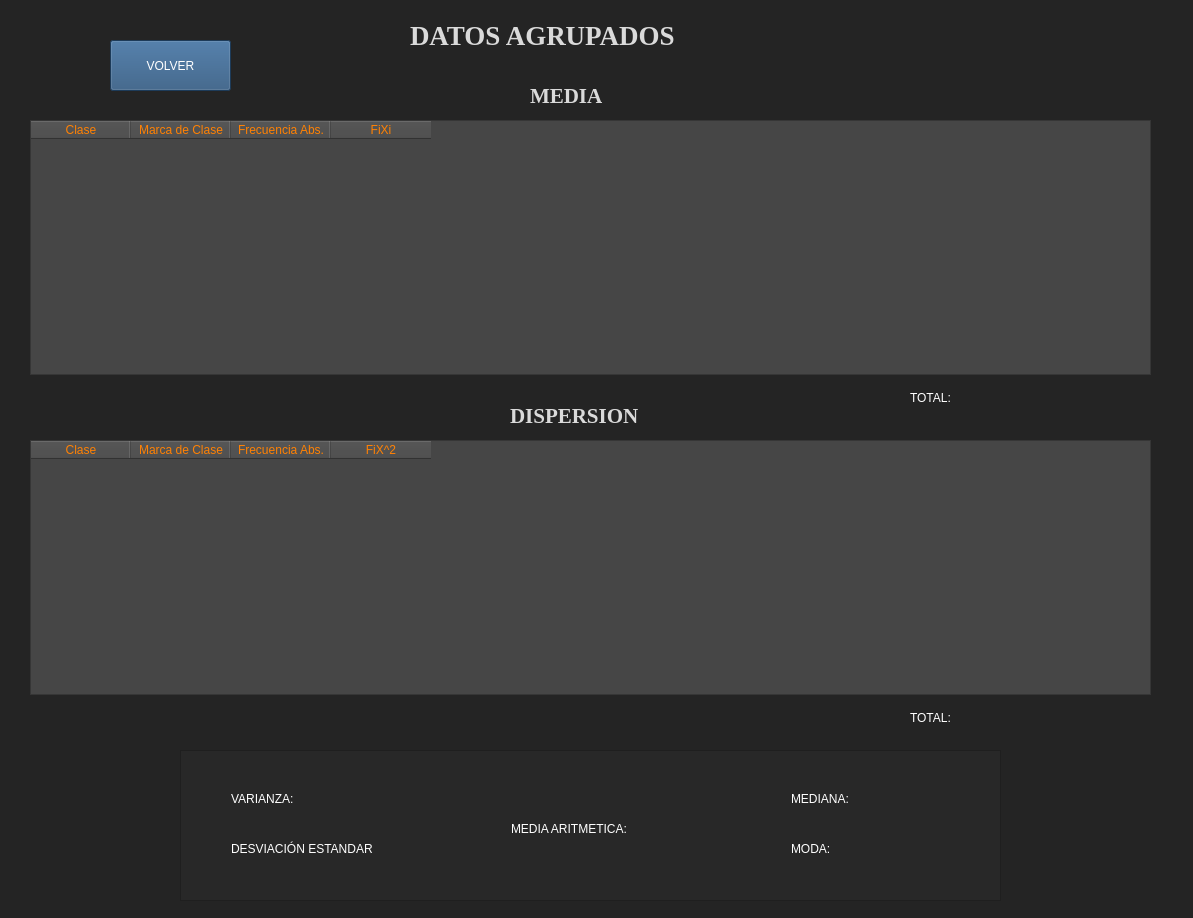
<?xml version="1.0" encoding="UTF-8"?>
<ui version="4.0">
 <class>Form</class>
 <widget class="QWidget" name="Form">
  <property name="geometry">
   <rect>
    <x>0</x>
    <y>0</y>
    <width>1193</width>
    <height>918</height>
   </rect>
  </property>
  <property name="windowTitle">
   <string>Form</string>
  </property>
  <property name="styleSheet">
   <string notr="true">background-color: rgb(36, 36, 36);</string>
  </property>
  <widget class="QTableWidget" name="tableView_Media">
   <property name="geometry">
    <rect>
     <x>30</x>
     <y>120</y>
     <width>1121</width>
     <height>255</height>
    </rect>
   </property>
   <property name="styleSheet">
    <string notr="true">color: rgb(255, 129, 3);
font: 75 8pt &quot;MS Shell Dlg 2&quot;;
background-color: rgb(70, 70, 70);
text-align: center;</string>
   </property>
   <column>
    <property name="text">
     <string>Clase</string>
    </property>
   </column>
   <column>
    <property name="text">
     <string>Marca de Clase</string>
    </property>
   </column>
   <column>
    <property name="text">
     <string>Frecuencia Abs.</string>
    </property>
   </column>
   <column>
    <property name="text">
     <string>FiXi</string>
    </property>
   </column>
  </widget>
  <widget class="QLabel" name="calculos_2">
   <property name="geometry">
    <rect>
     <x>410</x>
     <y>20</y>
     <width>331</width>
     <height>31</height>
    </rect>
   </property>
   <property name="font">
    <font>
     <family>Times New Roman</family>
     <pointsize>20</pointsize>
     <weight>75</weight>
     <bold>true</bold>
    </font>
   </property>
   <property name="styleSheet">
    <string notr="true">color: rgb(218, 218, 218);</string>
   </property>
   <property name="text">
    <string>DATOS AGRUPADOS</string>
   </property>
  </widget>
  <widget class="QTableWidget" name="tableView_Dispersion">
   <property name="geometry">
    <rect>
     <x>30</x>
     <y>440</y>
     <width>1121</width>
     <height>255</height>
    </rect>
   </property>
   <property name="styleSheet">
    <string notr="true">color: rgb(255, 129, 3);
font: 75 8pt &quot;MS Shell Dlg 2&quot;;
background-color: rgb(70, 70, 70);
text-align: center;</string>
   </property>
   <column>
    <property name="text">
     <string>Clase</string>
    </property>
   </column>
   <column>
    <property name="text">
     <string>Marca de Clase</string>
    </property>
   </column>
   <column>
    <property name="text">
     <string>Frecuencia Abs.</string>
    </property>
   </column>
   <column>
    <property name="text">
     <string>FiX^2</string>
    </property>
   </column>
  </widget>
  <widget class="QLabel" name="calculos_3">
   <property name="geometry">
    <rect>
     <x>530</x>
     <y>80</y>
     <width>101</width>
     <height>31</height>
    </rect>
   </property>
   <property name="font">
    <font>
     <family>Times New Roman</family>
     <pointsize>16</pointsize>
     <weight>75</weight>
     <bold>true</bold>
    </font>
   </property>
   <property name="styleSheet">
    <string notr="true">color: rgb(218, 218, 218);</string>
   </property>
   <property name="text">
    <string>MEDIA</string>
   </property>
  </widget>
  <widget class="QLabel" name="calculos_4">
   <property name="geometry">
    <rect>
     <x>510</x>
     <y>400</y>
     <width>171</width>
     <height>31</height>
    </rect>
   </property>
   <property name="font">
    <font>
     <family>Times New Roman</family>
     <pointsize>16</pointsize>
     <weight>75</weight>
     <bold>true</bold>
    </font>
   </property>
   <property name="styleSheet">
    <string notr="true">color: rgb(218, 218, 218);</string>
   </property>
   <property name="text">
    <string>DISPERSION</string>
   </property>
  </widget>
  <widget class="QScrollArea" name="scrollArea_3">
   <property name="geometry">
    <rect>
     <x>180</x>
     <y>750</y>
     <width>821</width>
     <height>151</height>
    </rect>
   </property>
   <property name="styleSheet">
    <string notr="true">background-color: rgb(40, 40, 40);</string>
   </property>
   <property name="widgetResizable">
    <bool>true</bool>
   </property>
   <widget class="QWidget" name="ScrollContents_Calculos_2">
    <property name="geometry">
     <rect>
      <x>0</x>
      <y>0</y>
      <width>819</width>
      <height>149</height>
     </rect>
    </property>
    <widget class="QLabel" name="label_Varianza_Resultado_Agrupado">
     <property name="geometry">
      <rect>
       <x>130</x>
       <y>40</y>
       <width>55</width>
       <height>16</height>
      </rect>
     </property>
     <property name="styleSheet">
      <string notr="true">color: rgb(85, 85, 255);</string>
     </property>
     <property name="text">
      <string/>
     </property>
    </widget>
    <widget class="QLabel" name="label_Varianza_Agrupado">
     <property name="geometry">
      <rect>
       <x>50</x>
       <y>40</y>
       <width>71</width>
       <height>16</height>
      </rect>
     </property>
     <property name="styleSheet">
      <string notr="true">color: rgb(255, 255, 255);</string>
     </property>
     <property name="text">
      <string>VARIANZA:</string>
     </property>
    </widget>
    <widget class="QLabel" name="label_DesviacionEstandar_Resultado_Agrupado">
     <property name="geometry">
      <rect>
       <x>210</x>
       <y>90</y>
       <width>55</width>
       <height>16</height>
      </rect>
     </property>
     <property name="styleSheet">
      <string notr="true">color: rgb(85, 85, 255);</string>
     </property>
     <property name="text">
      <string/>
     </property>
    </widget>
    <widget class="QLabel" name="label_DesviacionEstandar_Agrupado">
     <property name="geometry">
      <rect>
       <x>50</x>
       <y>90</y>
       <width>161</width>
       <height>16</height>
      </rect>
     </property>
     <property name="styleSheet">
      <string notr="true">color: rgb(255, 255, 255);</string>
     </property>
     <property name="text">
      <string>DESVIACIÓN ESTANDAR</string>
     </property>
    </widget>
    <widget class="QLabel" name="label_MediaAritmetica_Resultado_Agrupado">
     <property name="geometry">
      <rect>
       <x>460</x>
       <y>70</y>
       <width>55</width>
       <height>16</height>
      </rect>
     </property>
     <property name="styleSheet">
      <string notr="true">color: rgb(85, 85, 255);</string>
     </property>
     <property name="text">
      <string/>
     </property>
    </widget>
    <widget class="QLabel" name="label_MediaAritmetica_Agrupado">
     <property name="geometry">
      <rect>
       <x>330</x>
       <y>70</y>
       <width>121</width>
       <height>16</height>
      </rect>
     </property>
     <property name="styleSheet">
      <string notr="true">color: rgb(255, 255, 255);</string>
     </property>
     <property name="text">
      <string>MEDIA ARITMETICA:</string>
     </property>
    </widget>
    <widget class="QLabel" name="label_Mediana_Agrupado">
     <property name="geometry">
      <rect>
       <x>610</x>
       <y>40</y>
       <width>71</width>
       <height>16</height>
      </rect>
     </property>
     <property name="styleSheet">
      <string notr="true">color: rgb(255, 255, 255);</string>
     </property>
     <property name="text">
      <string>MEDIANA:</string>
     </property>
    </widget>
    <widget class="QLabel" name="label_Mediana_Resultado_Agrupado">
     <property name="geometry">
      <rect>
       <x>690</x>
       <y>40</y>
       <width>55</width>
       <height>16</height>
      </rect>
     </property>
     <property name="styleSheet">
      <string notr="true">color: rgb(85, 85, 255);</string>
     </property>
     <property name="text">
      <string/>
     </property>
    </widget>
    <widget class="QLabel" name="label_Moda_Resultado_Agrupado">
     <property name="geometry">
      <rect>
       <x>670</x>
       <y>90</y>
       <width>55</width>
       <height>16</height>
      </rect>
     </property>
     <property name="styleSheet">
      <string notr="true">color: rgb(85, 85, 255);</string>
     </property>
     <property name="text">
      <string/>
     </property>
    </widget>
    <widget class="QLabel" name="label_Moda_Agrupado">
     <property name="geometry">
      <rect>
       <x>610</x>
       <y>90</y>
       <width>51</width>
       <height>16</height>
      </rect>
     </property>
     <property name="styleSheet">
      <string notr="true">color: rgb(255, 255, 255);</string>
     </property>
     <property name="text">
      <string>MODA:</string>
     </property>
    </widget>
   </widget>
  </widget>
  <widget class="QPushButton" name="btnVolver">
   <property name="geometry">
    <rect>
     <x>110</x>
     <y>40</y>
     <width>121</width>
     <height>51</height>
    </rect>
   </property>
   <property name="styleSheet">
    <string notr="true">background-color: rgb(41, 82, 124);
color: rgb(255, 255, 255);</string>
   </property>
   <property name="text">
    <string>VOLVER</string>
   </property>
  </widget>
  <widget class="QLabel" name="label_Total_1_Resultado">
   <property name="geometry">
    <rect>
     <x>990</x>
     <y>390</y>
     <width>55</width>
     <height>16</height>
    </rect>
   </property>
   <property name="styleSheet">
    <string notr="true">color: rgb(85, 85, 255);</string>
   </property>
   <property name="text">
    <string/>
   </property>
  </widget>
  <widget class="QLabel" name="label_Total_1">
   <property name="geometry">
    <rect>
     <x>910</x>
     <y>390</y>
     <width>71</width>
     <height>16</height>
    </rect>
   </property>
   <property name="styleSheet">
    <string notr="true">color: rgb(255, 255, 255);</string>
   </property>
   <property name="text">
    <string>TOTAL:</string>
   </property>
  </widget>
  <widget class="QLabel" name="label_Total_2">
   <property name="geometry">
    <rect>
     <x>910</x>
     <y>710</y>
     <width>71</width>
     <height>16</height>
    </rect>
   </property>
   <property name="styleSheet">
    <string notr="true">color: rgb(255, 255, 255);</string>
   </property>
   <property name="text">
    <string>TOTAL:</string>
   </property>
  </widget>
  <widget class="QLabel" name="label_Total_2_Resultado">
   <property name="geometry">
    <rect>
     <x>990</x>
     <y>710</y>
     <width>55</width>
     <height>16</height>
    </rect>
   </property>
   <property name="styleSheet">
    <string notr="true">color: rgb(85, 85, 255);</string>
   </property>
   <property name="text">
    <string/>
   </property>
  </widget>
 </widget>
 <resources/>
 <connections/>
</ui>
